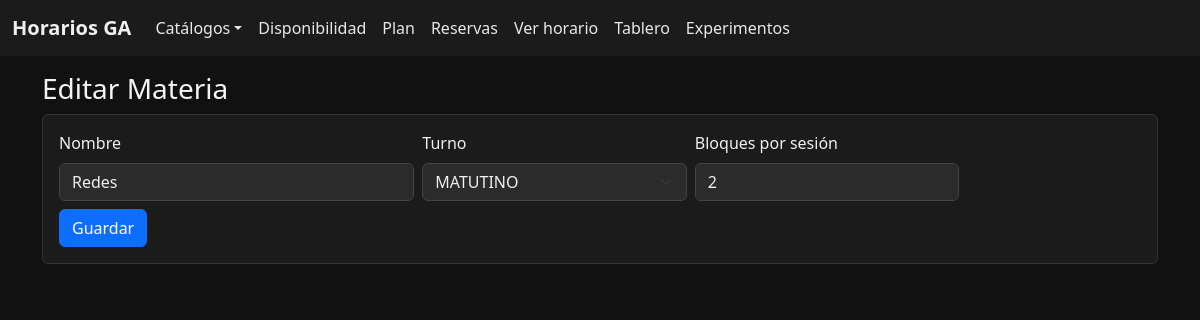
Screenshot of /materia/1/editar with the database file from the repository.
### app/models.py (models this page shows)
class Materia(db.Model):
    id = db.Column(db.Integer, primary_key=True)
    nombre = db.Column(db.String(140), nullable=False, unique=True)
    turno = db.Column(SAEnum(Turno, name="turno"), nullable=False)
    bloques_duracion = db.Column(db.Integer, default=2)

### app/routes.py (the view, shortened to what this page needs)
@bp.route("/materia/<int:id>/editar", methods=["GET","POST"])
def materia_editar(id):
    m = Materia.query.get_or_404(id)
    return render_template("materia_edit.html", materia=m)

### app/templates/materia_edit.html (shortened to what this page needs)
{% extends "base.html" %}
{% block content %}
<h3>Editar Materia</h3>
<form method="post" class="card p-3">
  <div class="row g-2">
    <div class="col-md-4"><label>Nombre</label><input name="nombre" class="form-control" value="{{ materia.nombre }}" required></div>
    <div class="col-md-3">
      <label>Turno</label>
      <select name="turno" class="form-select">
        <option {% if materia.turno.value=='MATUTINO' %}selected{% endif %}>MATUTINO</option>
      </select>
    </div>
    <div class="col-md-3"><label>Bloques por sesión</label><input type="number" name="bloques_duracion" value="{{ materia.bloques_duracion }}" min="1" max="8" class="form-control"></div>
  </div>
  <div class="mt-2"><button class="btn btn-primary">Guardar</button></div>
</form>
{% endblock %}

### app/static/css/styles.css (style rules this page uses)
body { background: #111; color: #eee; }
label, .form-label { color: #f0f0f0 !important; font-weight: 500; margin-bottom: 0.5rem; }
h1, h2, h3, h4, h5, h6 { color: #f5f5f5 !important; }
p, span, div { color: #e0e0e0; }
.card { background: #1b1b1b; border: 1px solid #333; }
.form-control, .form-select { background-color: #2b2b2b; border: 1px solid #444; color: #f0f0f0; }
.form-control::placeholder { color: #888; }
.btn { font-weight: 500; }
.btn-primary { background-color: #0d6efd; border-color: #0d6efd; color: #fff; }
input[type="text"], input[type="email"], input[type="number"], input[type="password"], textarea, select { background-color: #2b2b2b !important; border-color: #444 !important; color: #f0f0f0 !important; }

### rows the page displays
Materia: nombre "Redes", turno "MATUTINO", bloques_duracion "2"
